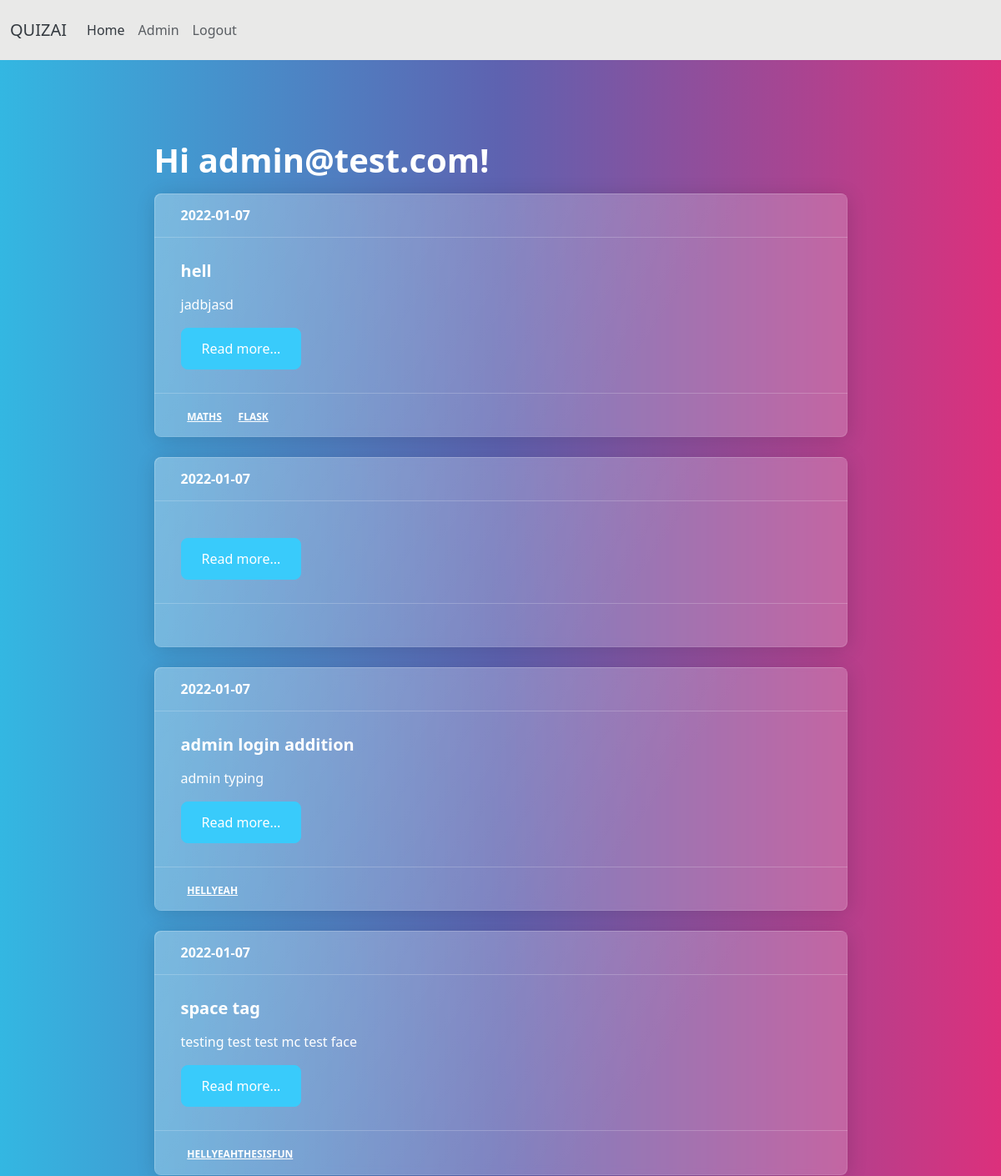
/blog/ (signed in, upper part), run on an earlier commit of the app's database.
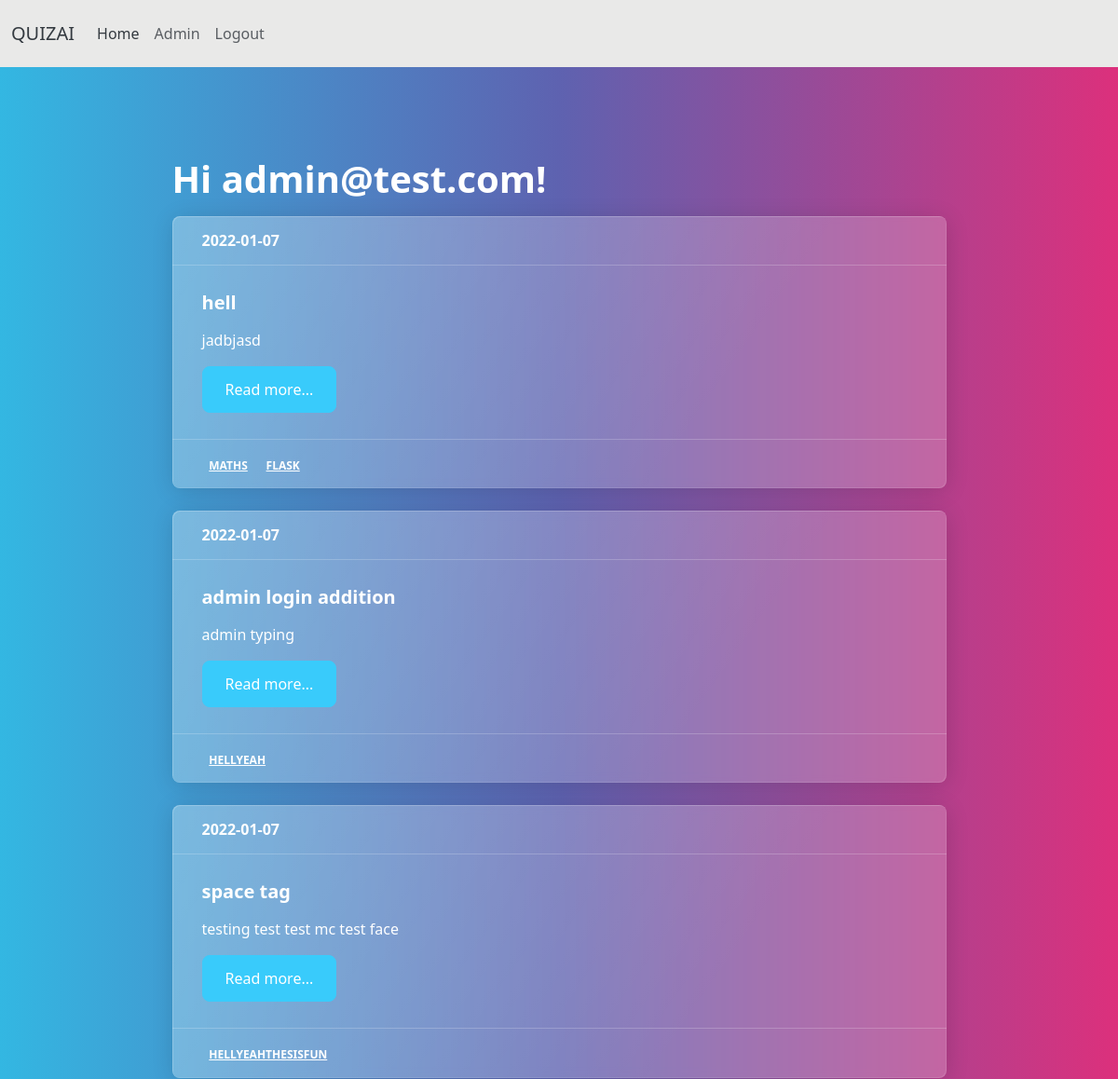
And on a later commit of the database.
### models.py (models this page shows, shortened)
class User(db.Model, UserMixin):
    id = db.Column(db.Integer, primary_key = True)
    email = db.Column(db.String(100), unique=True)
    password = db.Column(db.String(255))
    active = db.Column(db.Boolean)
    roles = db.relationship('Role', secondary=roles_users, backref = db.backref('users'), lazy='dynamic')

class Post(db.Model):
    __table_args__ = {'extend_existing': True}
    id = db.Column(db.Integer, primary_key=True)
    title = db.Column(db.String(140))
    slug = db.Column(db.String(140), unique=True)
    body = db.Column(db.Text)
    created = db.Column(db.DateTime, default=datetime.now())
    tags = db.relationship('Tag', secondary=posts_tags, backref=db.backref('posts'), lazy='dynamic')

class Tag(db.Model):
    id = db.Column(db.Integer, primary_key=True)
    title = db.Column(db.String(140))
    slug= db.Column(db.String(140), unique=True)

### posts/blueprint.py (the view)
@posts.route('/')
@login_required
def posts_list():
    posts = Post.query.order_by(Post.created.desc())
    return render_template('posts/posts.html', posts= posts)

### posts/templates/posts/posts.html (shortened to what this page needs)
{% extends 'base.html' %}
{% block content %}
    <h1>Hi {{ current_user.email }}!</h1>
    {% for post in posts%}
        {% include 'posts/includes/card.html'%}
    {% endfor %}
{% endblock %}

### templates/base.html (shortened to what this page needs)
<!DOCTYPE html>
<html>
    <head>
        <link rel= "stylesheet" type= "text/css" href= "{{ url_for('static',filename='bootstrap-5.1.3-dist/css/bootstrap.min.css') }}">
    </head>
    <body>
          <nav class="navbar navbar-expand-lg navbar-light bg-light mb-5">
            <div class="container-fluid">
              <a class="navbar-brand" href="{{ url_for('index') }}">QUIZAI</a>
              <div class="collapse navbar-collapse" id="navbarColor03">
                <ul class="navbar-nav me-auto">
                  <li class="nav-item">
                    <a class="nav-link active" href="#">Home
                    </a>
                  </li>
                  {% if current_user.has_role('admin') %}
                  <li class="nav-item">
                    <a class="nav-link" href="{{ url_for('admin.index') }}">Admin</a>
                  </li>
                  {% endif %}
                  {% if current_user.is_authenticated %}
                  <li class="nav-item">
                    <a class="nav-link" href="{{ url_for('security.logout') }}">Logout</a>
                  </li>
                  {% endif %}
                </ul>
              </div>
            </div>
          </nav>
          <div class="container">
              <div class="row">
                <div class="col-9 mx-auto">
                  {% block content %}
                  {% endblock %}
                </div>
              </div>
          </div>
    </body>
</html>

### posts/templates/posts/includes/card.html (shortened to what this page needs)
    <div class="card">
        <div class="card-header">
          {{ post.created.date() }}
        </div>
        <div class="card-body">
          <h5 class="card-title">{{ post.title }}</h5>
          <p class="card-text">{{ post.body }}</p>
          <a href="{{ url_for('posts.post_detail', slug=post.slug) }}" class="btn btn-info">Read more...</a>
        </div>
        {% if post.tags.count() %}
        <div class="card-footer text-muted">
            {% for tag in post.tags %}
                <span class="badge badge-dark"><a href="{{ url_for('posts.tag_detail', slug=tag.slug) }}">{{ tag.title }}</a></span>
            {% endfor %}
          </div>
          {% endif %}
    </div>

What changed in the data, as far as the page shows it:
removed Post: created "2022-01-07"
